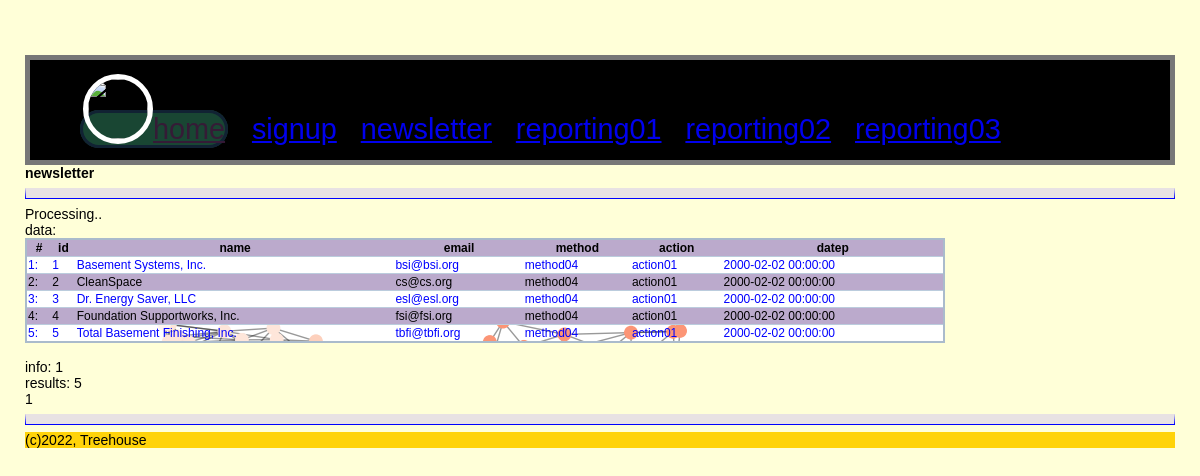
Page /views/newsletter.php on the committed database.
### tables this page shows
CREATE TABLE IF NOT EXISTS `users` (
    `id` mediumint(8) NOT NULL auto_increment,
    `name` varchar(255) NOT NULL,
    `email` varchar(255) NOT NULL UNIQUE,
    `method` varchar(255) NOT NULL default 'method04',
    `action` varchar(255) NOT NULL default 'action01',
    `datep` datetime NOT NULL default '2000/02/02 00:00:00',
    PRIMARY KEY (`id`)
);

### libs/submissions.php (the view, shortened to what this page needs)
<?php
$table = "
<div><table>
<tr>
<th>#</th>
<th>id</th>
<th>name</th>
<th>email</th>
<th>method</th>
<th>action</th>
<th>datep</th>
</tr>
";
function view($data){
  $y = 0;
  try {
    include_once '../configs/dbconn.php';
    $mysqli = connDB02();
    $query = $sql = "SELECT * FROM `users`   ORDER BY `datep` DESC;";
    $smt = $mysqli->prepare($query);
    $info = $smt->execute();
    $resultb = $smt->bind_result($code, $name, $email, $method, $action, $date);
    while($smt->fetch()){
      $y += 1;
      $data .= "<tr>
        <td>$y:</td><td>$code</td><td>$name</td><td>$email</td>
        <td>$method</td><td>$action</td><td>$date</td>
      </tr>";
    }
    $data .= "</table></div>";
    echo "data: $data <br>";
    echo "info: $info <br>";
    echo "results: $y <br>";
    return $resultb;
  }
  catch (Exception $ex) {
    echo "<br> EXCEPT:....... <br>";
    echo "$ex->getMessage()";
  }
  return $y;
}
?>

### public/css/main.css (style rules this page uses)
body { width: auto; padding: 15px; margin-bottom: 50px; margin: 40px 10px; font-family: Arial, Helvetica Neue, Helvetica, sans-serif; font-size: 14px; background-color: #ffffd8; }
table, form { border-collapse: collapse; width: 80%; border: 2px solid #abc; font-size: 12px; background-image: url(../graph.png); }
tr { border-bottom: 1px solid #bcd; }
tr:nth-child(odd) { background-color: #bac; }
tr:nth-child(even) { color: #0000ff; }

### rows in the picture
users: id "1", name "Basement Systems, Inc.", email "bsi@bsi.org", method "method04", action "action01", datep "2000-02-02 00:00:00"
users: id "2", name "CleanSpace", email "cs@cs.org", method "method04", action "action01", datep "2000-02-02 00:00:00"
users: id "3", name "Dr. Energy Saver, LLC", email "esl@esl.org", method "method04", action "action01", datep "2000-02-02 00:00:00"
users: id "4", name "Foundation Supportworks, Inc.", email "fsi@fsi.org", method "method04", action "action01", datep "2000-02-02 00:00:00"
users: id "5", name "Total Basement Finishing, Inc.", email "tbfi@tbfi.org", method "method04", action "action01", datep "2000-02-02 00:00:00"

### other values in the picture
$info "1"
$y "5"
view($table) "1"
COMPANY "Treehouse"
